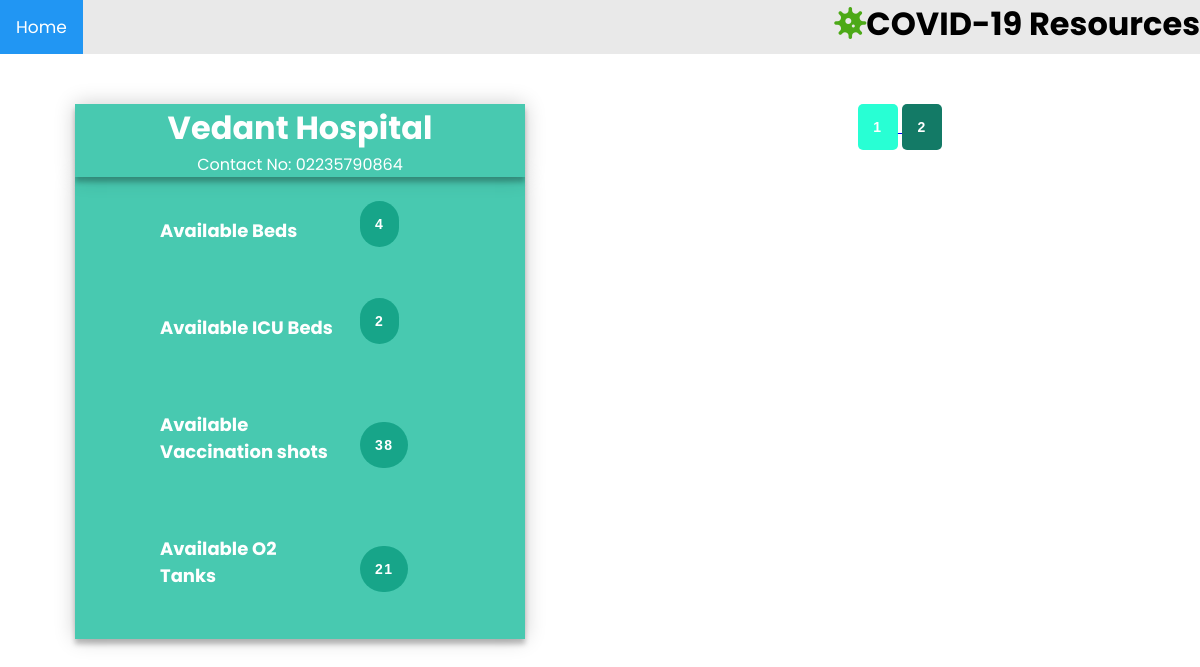
The page /resources?page=2 on the database its author committed.
### Coronaweb/models.py (models this page shows, shortened)
class Hospital(db.Model):
    id = db.Column(db.Integer, primary_key=True)
    name = db.Column(db.String(50), nullable=False)
    email = db.Column(db.String(120), nullable=False, unique=True)
    contact = db.Column(db.String(12), nullable=False, unique=True)
    address = db.Column(db.String(1000), nullable=False)
    password = db.Column(db.String(60), nullable=False)
    beds = db.Column(db.Integer, default=0)
    icubed = db.Column(db.Integer, default=0)
    oxygen = db.Column(db.Integer, default=0)
    vaccine = db.Column(db.Integer, default=0)

### Coronaweb/routes.py (the view)
@app.route('/resources')
def resources():
    page = request.args.get('page', 1, type=int)
    hospitals = Hospital.query.paginate(page=page, per_page=4)
    return render_template('hospitals.html', hospitals=hospitals)

### Coronaweb/templates/hospitals.html (shortened to what this page needs)
<!DOCTYPE html>
<html>
    <head>
        <link rel="stylesheet" href="{{ url_for('static', filename='stylesheet.css') }}">
        <link
            rel="stylesheet"
            href="https://use.fontawesome.com/releases/v5.15.1/css/all.css"
        >
    </head>
    <body class = 'rd-body'>
        <div class="topnav">
            <a class="active" href="{{ url_for('home') }}"> Home </a>
            <div class="login-container">
              <h1>
                <i class="fas fa-virus fa-1x mr-3 fa-pulse" id = virus></i>COVID-19 Resources
              </h1>
            </div>
        </div>
        <br><br>
        {%for hospital in hospitals.items %}
        <div class =Hospital>
            <div class = rd-Resource_display>
                <label><h1>{{ hospital.name }}</h1></label>
                <label class ="rd-contact"> Contact No: </label>
                <label class = "rd-no"> {{ hospital.contact }} </label>
            </div>
                <div class = rd-main>
                    <form action="">
                        <div id = "name">
                            <h2 class ="rd-name"> Available Beds </h2>
                            <label class = "rd-Available_beds"> {{hospital.beds}} </label><br>
                        </div>
                            <h2 class ="rd-name"> Available ICU Beds </h2>
                            <label class = "rd-ICU_beds"> {{ hospital.icubed }} </label> <br>
                            <h2 class= rd-name> Available Vaccination shots</h2>
                            <label class = "rd-vaccines"> {{ hospital.vaccine }} </label> <br>
                            <h2 class= rd-name> Available O2 Tanks</h2>
                            <label class = "rd-o2"> {{ hospital.oxygen }} </label> <br>
                    </form>
                </div>
        </div>
        {% endfor %}
        <div class="loop-buttons">
            {% for page_num in hospitals.iter_pages(left_edge=1, right_edge=1, left_current=1, right_current=2) %}
                {% if page_num %}
                    {% if hospitals.page == page_num %}
                        <a href="{{ url_for('resources', page=page_num) }}">
                            <button class = loop-b2>{{ page_num }}</button>
                        </a>
                    {% else %}
                        <a href="{{ url_for('resources', page=page_num) }}">
                            <button class = loop-b1>{{ page_num }} </button>
                        </a>
                    {% endif %}
                {% else %}
                ...
                {% endif %}
            {% endfor %}
        </div>
    </body>
</html>

### Coronaweb/static/stylesheet.css (style rules this page uses)
* { margin: 0; padding: 0; }
* { box-sizing: border-box; }
.topnav { overflow: hidden; background-color: #e9e9e9; }
.topnav a { float: left; display: block; color: black; text-align: center; padding: 14px 16px; text-decoration: none; font-size: 17px; }
.topnav a.active { background-color: #2196F3; color: white; }
.topnav .login-container { float: right; }
html, body { height: 100%; width: 100%; font-family: "Poppins", sans-serif; }
h1, h2, h3, h4, h4, h5, h6 { font-weight: 700; }
header i , #virus { color: rgb(76, 169, 23); }
button { margin-left: 400px; width: 300px; font-family: "Titillium Web", sans-serif; font-size: 14px; font-weight: bold; letter-spacing: .1em; outline: 0; background: #17a589; border: 0; border-radius:30px; padding: 15px; color: #FFFFFF; -webkit-transition: all 0.3 ease; transition: all 0.3 ease; cursor: pointer; transition: all 0.2s; }
h1 { text-align: center; }
.rd-body { background-image: url('https://ordinaryfaith.net/wp-content/uploads/2016/03/Gray-plain-website-background.jpg'); background-repeat: inherit; background-size: auto; background-position: center; }
form { padding: 10px; }
#name { width: 100%; }
.Hospital { display: block; float: left; width: 50%; }
.rd-name { margin: 30px auto auto 75px; width: 175px; color: white; font-size: 18px; font-weight: 700; }
.rd-Resource_display { width: 450px; margin: auto; color: #FFFFFF; padding: 10px 0px 20px 0 px; text-align: center; position: relative; z-index: 1; background-color: #48c9b0; box-shadow: 0 0 20px 0 rgba(0, 0, 0, 0.2), 0 5px 5px 0 rgba(0, 0, 0, 0.24); }
.rd-main { width: 450px; margin: auto; margin-bottom: 30px; background-color: #48c9b0; box-shadow: 0 0 20px 0 rgba(0, 0, 0, 0.2), 0 5px 5px 0 rgba(0, 0, 0, 0.24); }
.rd-Available_beds, .rd-ICU_beds, .rd-vaccines, .rd-o2 { position: relative; left: 275px; top: -40px; line-height: 40px; width: 300px; padding: 0 22px; font-size: 16px; color: white; font-family: "Titillium Web", sans-serif; font-size: 14px; font-weight: bold; letter-spacing: .1em; outline: 0; background: #17a589; width: 40px; border-radius:30px; margin: 0px 0px 8px; padding: 15px; color: #FFFFFF; }
.loop-b1 { font-family: "Titillium Web", sans-serif; font-size: 14px; font-weight: bold; letter-spacing: .1em; outline: 0; background: #28ffd4; width: 40px; border-radius:5px; margin: 0px 0px 8px; padding: 15px; color: #ffffff; }
.loop-b2 { font-family: "Titillium Web", sans-serif; font-size: 14px; font-weight: bold; letter-spacing: .1em; outline: 0; background: #137a66; width: 40px; border-radius:5px; margin: 0px 0px 8px; padding: 15px; color: #ffffff; }
.loop-buttons { text-align: center; }

### rows shown on the page
Hospital: name "Vedant Hospital", contact "02235790864", beds "4", icubed "2", vaccine "38", oxygen "21"

### other values the page prints
{{ page_num }} "1"
{{ page_num }} "2"
